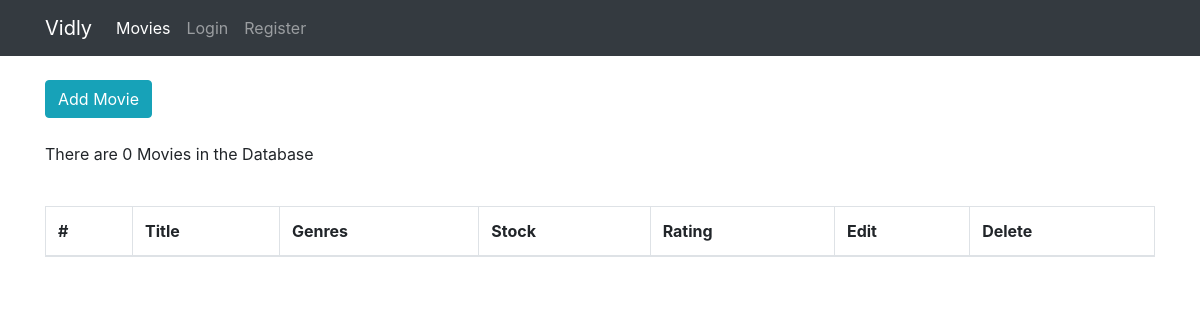
Before: / with the older database file.
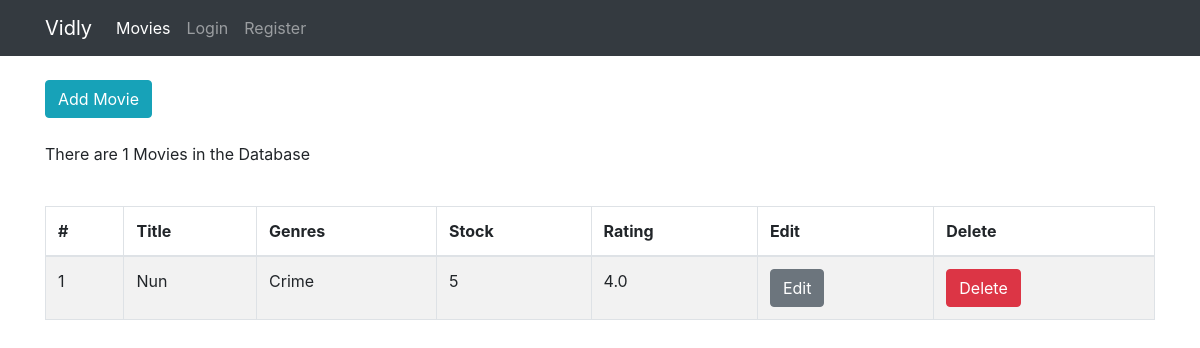
After: the same page with the newer database file.
### movies/models.py (models this page shows, shortened)
class Movies(models.Model):
    title = models.CharField(max_length=60)
    genre = models.ForeignKey(Genres,related_name='genre', on_delete=models.CASCADE,blank=False)
    numberInStock = models.IntegerField()
    dailyRentalRate = models.FloatField()

class Genres(models.Model):
    name = models.CharField(max_length=60,blank=False)
    def __str__(self):
        return self.name

### movies/views.py (the view)
# urls.py: path('',homePage,name="movies"),
def homePage(request):
    movies =  Movies.objects.all()
    paginator = Paginator(movies, 5)
    page = request.GET.get('page')
    context = {
        'movies' : paginator.get_page(page)
    }
    return render(request,"home.html",context)

### movies/templates/home.html (shortened to what this page needs)
{% extends 'base.html' %} {% block content %}
<div>
        <a class="btn btn-info" href="{% url 'addMovie' %}" >Add Movie</a>
</div>
<br />
<p>There are {{ movies|length }} Movies in the Database</p>
<br />
<table class="table table-striped table-bordered">
    <thead>
        <tr>
            <th>#</th>
            <th>Title</th>
            <th>Genres</th>
            <th>Stock</th>
            <th>Rating</th>
            <th>Edit</th>
            <th>Delete</th>
        </tr>
    </thead>
    <tbody>
        {% for movie in movies %}
        <tr>
            <td> {{ forloop.counter }} </td>
            <td>{{ movie.title }}</td>
            <td>{{ movie.genre }}</td>
            <td>{{ movie.numberInStock }}</td>
            <td>{{ movie.dailyRentalRate }}</td>
            <td><a href="{% url 'editMovie' movie.id %}" class="btn btn-secondary"  >Edit</a></td>
            <td><a href="{% url 'deleteMovie' movie.id %}" class="btn btn-danger"  >Delete</a></td>
        </tr>
        {% endfor %}
    </tbody>
</table>
{% endblock %}

Changed rows visible on the page:
added Movies: title "Nun", genre "Crime", numberInStock "5", dailyRentalRate "4.0"
Other visible differences:
{{ movies|length }}: "0" → "1"
